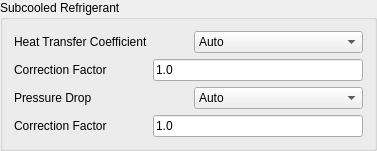
          <widget class="QGroupBox" name="FinTube_subcool_correlations_group">
           <property name="minimumSize">
            <size>
             <width>0</width>
             <height>0</height>
            </size>
           </property>
           <property name="title">
            <string>Subcooled Refrigerant</string>
           </property>
           <layout class="QVBoxLayout" name="verticalLayout_43">
            <item>
             <layout class="QVBoxLayout" name="verticalLayout_44">
              <item>
               <layout class="QHBoxLayout" name="horizontalLayout_42">
                <item>
                 <widget class="QLabel" name="FinTube_subcool_HTC_correlation_label">
                  <property name="text">
                   <string>Heat Transfer Coefficient</string>
                  </property>
                 </widget>
                </item>
                <item>
                 <spacer name="horizontalSpacer_25">
                  <property name="orientation">
                   <enum>Qt::Horizontal</enum>
                  </property>
                  <property name="sizeType">
                   <enum>QSizePolicy::Minimum</enum>
                  </property>
                  <property name="sizeHint" stdset="0">
                   <size>
                    <width>40</width>
                    <height>20</height>
                   </size>
                  </property>
                 </spacer>
                </item>
                <item>
                 <widget class="QComboBox" name="FinTube_subcool_HTC_correlation">
                  <item>
                   <property name="text">
                    <string>Auto</string>
                   </property>
                  </item>
                  <item>
                   <property name="text">
                    <string>Smooth Tubes: Gnielinski</string>
                   </property>
                  </item>
                  <item>
                   <property name="text">
                    <string>Microfin Tubes: Carnavos</string>
                   </property>
                  </item>
                  <item>
                   <property name="text">
                    <string>Microfin Tubes: Copetti</string>
                   </property>
                  </item>
                 </widget>
                </item>
               </layout>
              </item>
              <item>
               <layout class="QHBoxLayout" name="horizontalLayout_43">
                <item>
                 <widget class="QLabel" name="FinTube_subcool_HTC_correlation_correction_label">
                  <property name="text">
                   <string>Correction Factor</string>
                  </property>
                 </widget>
                </item>
                <item>
                 <spacer name="horizontalSpacer_23">
                  <property name="orientation">
                   <enum>Qt::Horizontal</enum>
                  </property>
                  <property name="sizeType">
                   <enum>QSizePolicy::Minimum</enum>
                  </property>
                  <property name="sizeHint" stdset="0">
                   <size>
                    <width>40</width>
                    <height>20</height>
                   </size>
                  </property>
                 </spacer>
                </item>
                <item>
                 <widget class="QLineEdit" name="FinTube_subcool_HTC_correlation_correction">
                  <property name="text">
                   <string>1.0</string>
                  </property>
                  <property name="maxLength">
                   <number>8</number>
                  </property>
                 </widget>
                </item>
               </layout>
              </item>
             </layout>
            </item>
            <item>
             <layout class="QVBoxLayout" name="verticalLayout_45">
              <item>
               <layout class="QHBoxLayout" name="horizontalLayout_44">
                <item>
                 <widget class="QLabel" name="FinTube_subcool_DP_correlation_label">
                  <property name="text">
                   <string>Pressure Drop</string>
                  </property>
                 </widget>
                </item>
                <item>
                 <spacer name="horizontalSpacer_26">
                  <property name="orientation">
                   <enum>Qt::Horizontal</enum>
                  </property>
                  <property name="sizeType">
                   <enum>QSizePolicy::Minimum</enum>
                  </property>
                  <property name="sizeHint" stdset="0">
                   <size>
                    <width>40</width>
                    <height>20</height>
                   </size>
                  </property>
                 </spacer>
                </item>
                <item>
                 <widget class="QComboBox" name="FinTube_subcool_DP_correlation">
                  <item>
                   <property name="text">
                    <string>Auto</string>
                   </property>
                  </item>
                  <item>
                   <property name="text">
                    <string>Smooth Tubes: Churchill</string>
                   </property>
                  </item>
                  <item>
                   <property name="text">
                    <string>Microfin Tubes: Carnavos</string>
                   </property>
                  </item>
                  <item>
                   <property name="text">
                    <string>Microfin Tubes: Copetti</string>
                   </property>
                  </item>
                  <item>
                   <property name="text">
                    <string>Smooth Tubes: Haaland</string>
                   </property>
                  </item>
                 </widget>
                </item>
               </layout>
              </item>
              <item>
               <layout class="QHBoxLayout" name="horizontalLayout_45">
                <item>
                 <widget class="QLabel" name="FinTube_subcool_DP_correlation_correction_label">
                  <property name="text">
                   <string>Correction Factor</string>
                  </property>
                 </widget>
                </item>
                <item>
                 <spacer name="horizontalSpacer_27">
                  <property name="orientation">
                   <enum>Qt::Horizontal</enum>
                  </property>
                  <property name="sizeType">
                   <enum>QSizePolicy::Minimum</enum>
                  </property>
                  <property name="sizeHint" stdset="0">
                   <size>
                    <width>40</width>
                    <height>20</height>
                   </size>
                  </property>
                 </spacer>
                </item>
                <item>
                 <widget class="QLineEdit" name="FinTube_subcool_DP_correlation_correction">
                  <property name="text">
                   <string>1.0</string>
                  </property>
                  <property name="maxLength">
                   <number>8</number>
                  </property>
                 </widget>
                </item>
               </layout>
              </item>
             </layout>
            </item>
           </layout>
          </widget>
